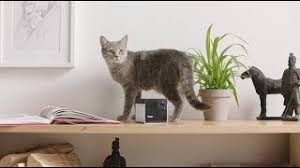
#> input picture CatRecognition/analise.jpg, 300 x 168 px
$ python analiseTreinamento.py
#> lines starting #> are read from the running program, lines starting #| are printed output that depends on the picture; after the words box and inside, x2 and y2 are one past the last pixel; in counts of white or black regions, pixels touching at a corner belong together
import numpy as np
import cv2

car_cascade = cv2.CascadeClassifier("treinamento/cascade.xml")
img = cv2.imread("analise.jpg")
#> img is the input picture: shape (168, 300, 3); mean B, G, R 150.6, 160.2, 171.6
height, width, c = img.shape
#> height = 168; width = 300; c = 3
gray = cv2.cvtColor(img, cv2.COLOR_BGR2GRAY)
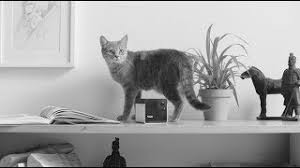
#> gray: shape (168, 300); min 0, max 253, mean 162.6
objetos = car_cascade.detectMultiScale(gray, 1.2, 5)
#> objetos = [[108, 30, 100, 100]]
print(objetos)
#| [[108  30 100 100]]
for (x,y,w,h) in objetos:
    cv2.rectangle(img,(x,y),(x+w,y+h),(0,0,255),2)
#> this loop made 1 pass
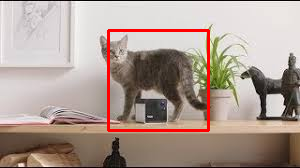
#> img: shape (168, 300, 3); 2.37% of pixels changed, all inside (x1, y1, x2, y2) = (107, 29, 210, 132)

cv2.imshow('Analise', img)
cv2.waitKey(0)
cv2.destroyAllWindows()

'''
# Treinar com diversas imagens
opencv_annotation --annotations=positivas.txt --images=positivas/
opencv_createsamples -info positivas.txt -bg negativas.txt -vec vetor.vec -w 24 -h 24
opencv_traincascade -data treinamento -vec vetor.vec -bg negativas.txt -numPos 77 -numNeg 200 -w 24 -h 24 -precalcValBufSize 1024 -precalcIdxBufSize 1024 -numStages 80 -acceptanceRatioBreakValue 1.0e-8

# Treinar com uma imagem
opencv_createsamples -img train.jpeg -bg bg.txt -info info/info.txt -pngoutput info -maxxangle 0.5 -maxyangle -0.5 -maxzangle 0.5 -num 1950
opencv_traincascade -data treinamento -vec info/info.txt -bg bg.txt -numPos 420 -numNeg 435 -w 24 -h 24 -precalcValBufSize 1024 -precalcIdxBufSize 1024 -numStages 30 -acceptanceRatioBreakValue 1.0e-5
# Ver a saida
opencv_createsamples -w 24 -h 24 -vec relogios.vec
'''

$ run again, with CatRecognition/gato1.jpg copied over CatRecognition/analise.jpg
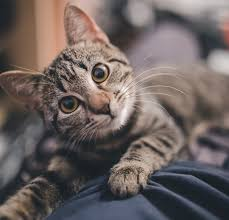
#> input picture CatRecognition/gato1.jpg, 229 x 220 px
#> img is the input picture: shape (220, 229, 3); mean B, G, R 95.5, 97.5, 107.6
#> `gray = cv2.cvtColor(img, cv2.COLOR_BGR2GRAY)`:
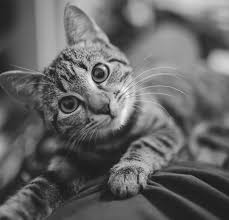
#> gray: shape (220, 229); min 11, max 250, mean 100.3
#> objetos = ()

$ run again, with CatRecognition/gato3.jpg copied over CatRecognition/analise.jpg
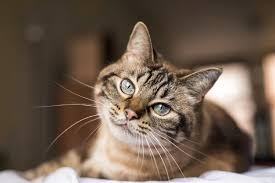
#> input picture CatRecognition/gato3.jpg, 275 x 183 px
#> img is the input picture: shape (183, 275, 3); mean B, G, R 78.3, 92.3, 109.7
#> `gray = cv2.cvtColor(img, cv2.COLOR_BGR2GRAY)`:
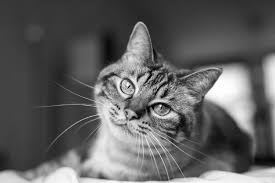
#> gray: shape (183, 275); min 2, max 255, mean 95.9
#> objetos = ()
